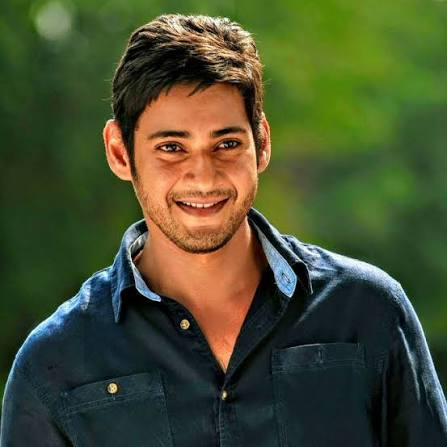
#> input picture testing/images (1).jpg, 447 x 447 px, given in place of the camera
$ jupyter execute CV4_green_color_mask.ipynb
#> lines starting #> are read from the running program, lines starting #| are printed output that depends on the picture; after the words box and inside, x2 and y2 are one past the last pixel; in counts of white or black regions, pixels touching at a corner belong together
[cell 1]
import cv2
import numpy as np
cap=cv2.VideoCapture(0)

[cell 2]
while True:
    _, frame= cap.read()
#> frame is the input picture: shape (447, 447, 3); mean B, G, R 47.8, 79.2, 71.4
    hsv_frame=cv2.cvtColor(frame,cv2.COLOR_BGR2HSV)
#> hsv_frame: shape (447, 447, 3); mean H, S, V 57.2, 142.7, 93
    low_green=np.array([40,100,100])
    high_green=np.array([102,255,255])

    green_mask=cv2.inRange(hsv_frame,low_green,high_green)
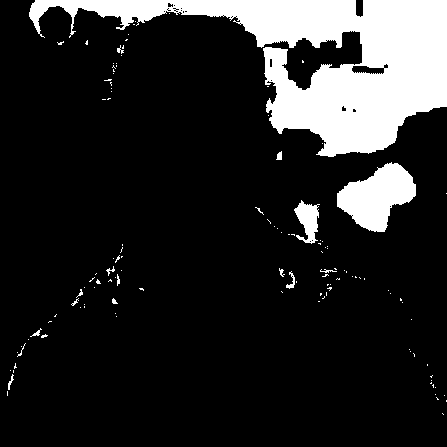
#> green_mask: shape (447, 447); 15.1% white; 122 white regions (106 under 20 px), largest, box (x1, y1, x2, y2) and area: (29, 0, 447, 157) 25570, (337, 162, 416, 232) 3244, (294, 200, 320, 244) 645
    green=cv2.bitwise_and(frame,frame,mask=green_mask)
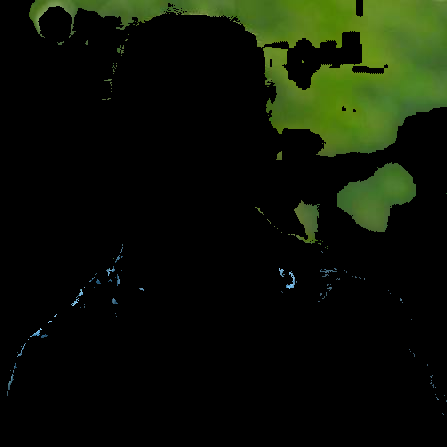
#> green: shape (447, 447, 3); mean B, G, R 5.5, 18.5, 12.3
    cv2.imshow('Frame',frame)
    cv2.imshow('Green',green)

    key=cv2.waitKey(1)
#> (key Esc is pressed here)
    if key==27:
        break

$ run again, on testing/images (12).jpg
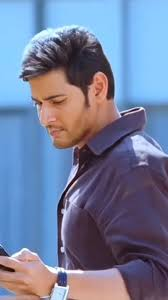
#> input picture testing/images (12).jpg, 168 x 300 px, given in place of the camera
#> frame is the input picture: shape (300, 168, 3); mean B, G, R 156.4, 126.2, 115.5
#> hsv_frame: shape (300, 168, 3); mean H, S, V 104.7, 99.7, 168.1
#> `green_mask=cv2.inRange(hsv_frame,low_green,high_green)`:
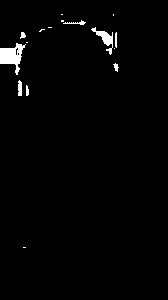
#> green_mask: shape (300, 168); 1.7% white; 16 white regions (8 under 20 px), largest, box (x1, y1, x2, y2) and area: (0, 43, 26, 75) 401, (91, 27, 113, 55) 196, (18, 80, 22, 96) 58
